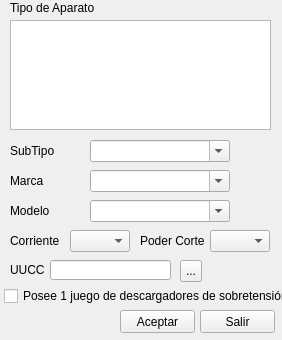
<?xml version="1.0" encoding="UTF-8"?>
<ui version="4.0">
 <class>Form</class>
 <widget class="QWidget" name="Form">
  <property name="windowModality">
   <enum>Qt::ApplicationModal</enum>
  </property>
  <property name="geometry">
   <rect>
    <x>0</x>
    <y>0</y>
    <width>282</width>
    <height>340</height>
   </rect>
  </property>
  <property name="windowTitle">
   <string>Elemento de Maniobra</string>
  </property>
  <property name="inputMethodHints">
   <set>Qt::ImhNone</set>
  </property>
  <widget class="QComboBox" name="cmbParametro1">
   <property name="geometry">
    <rect>
     <x>90</x>
     <y>140</y>
     <width>140</width>
     <height>22</height>
    </rect>
   </property>
   <property name="editable">
    <bool>true</bool>
   </property>
  </widget>
  <widget class="QLabel" name="lbl_parametro1">
   <property name="geometry">
    <rect>
     <x>10</x>
     <y>143</y>
     <width>80</width>
     <height>16</height>
    </rect>
   </property>
   <property name="text">
    <string>SubTipo</string>
   </property>
  </widget>
  <widget class="QLabel" name="label_4">
   <property name="geometry">
    <rect>
     <x>10</x>
     <y>0</y>
     <width>101</width>
     <height>16</height>
    </rect>
   </property>
   <property name="text">
    <string>Tipo de Aparato</string>
   </property>
  </widget>
  <widget class="QLabel" name="lbl_parametro2">
   <property name="geometry">
    <rect>
     <x>10</x>
     <y>173</y>
     <width>80</width>
     <height>16</height>
    </rect>
   </property>
   <property name="text">
    <string>Marca</string>
   </property>
  </widget>
  <widget class="QPushButton" name="cmdAceptar">
   <property name="geometry">
    <rect>
     <x>120</x>
     <y>310</y>
     <width>75</width>
     <height>23</height>
    </rect>
   </property>
   <property name="text">
    <string>Aceptar</string>
   </property>
   <property name="shortcut">
    <string>Return</string>
   </property>
   <property name="checkable">
    <bool>false</bool>
   </property>
  </widget>
  <widget class="QPushButton" name="cmdSalir">
   <property name="geometry">
    <rect>
     <x>200</x>
     <y>310</y>
     <width>75</width>
     <height>23</height>
    </rect>
   </property>
   <property name="text">
    <string>Salir</string>
   </property>
   <property name="shortcut">
    <string>Esc</string>
   </property>
  </widget>
  <widget class="QLabel" name="label_11">
   <property name="geometry">
    <rect>
     <x>10</x>
     <y>263</y>
     <width>47</width>
     <height>13</height>
    </rect>
   </property>
   <property name="text">
    <string>UUCC</string>
   </property>
  </widget>
  <widget class="QLineEdit" name="txtUUCC">
   <property name="geometry">
    <rect>
     <x>50</x>
     <y>260</y>
     <width>121</width>
     <height>20</height>
    </rect>
   </property>
   <property name="text">
    <string/>
   </property>
  </widget>
  <widget class="QToolButton" name="cmdUUCC">
   <property name="geometry">
    <rect>
     <x>180</x>
     <y>260</y>
     <width>22</width>
     <height>22</height>
    </rect>
   </property>
   <property name="text">
    <string>...</string>
   </property>
  </widget>
  <widget class="QCheckBox" name="chkDescargadores">
   <property name="geometry">
    <rect>
     <x>4</x>
     <y>286</y>
     <width>280</width>
     <height>20</height>
    </rect>
   </property>
   <property name="text">
    <string>Posee 1 juego de descargadores de sobretensión</string>
   </property>
  </widget>
  <widget class="QLabel" name="label_5">
   <property name="geometry">
    <rect>
     <x>10</x>
     <y>233</y>
     <width>80</width>
     <height>16</height>
    </rect>
   </property>
   <property name="text">
    <string>Corriente</string>
   </property>
  </widget>
  <widget class="QLabel" name="lbl_parametro3">
   <property name="geometry">
    <rect>
     <x>10</x>
     <y>203</y>
     <width>80</width>
     <height>16</height>
    </rect>
   </property>
   <property name="text">
    <string>Modelo</string>
   </property>
  </widget>
  <widget class="QListWidget" name="liwTipo">
   <property name="geometry">
    <rect>
     <x>10</x>
     <y>20</y>
     <width>261</width>
     <height>110</height>
    </rect>
   </property>
  </widget>
  <widget class="QLabel" name="label_8">
   <property name="geometry">
    <rect>
     <x>140</x>
     <y>233</y>
     <width>70</width>
     <height>16</height>
    </rect>
   </property>
   <property name="text">
    <string>Poder Corte</string>
   </property>
  </widget>
  <widget class="QComboBox" name="cmbParametro2">
   <property name="geometry">
    <rect>
     <x>90</x>
     <y>170</y>
     <width>140</width>
     <height>22</height>
    </rect>
   </property>
   <property name="editable">
    <bool>true</bool>
   </property>
  </widget>
  <widget class="QComboBox" name="cmbParametro3">
   <property name="geometry">
    <rect>
     <x>90</x>
     <y>200</y>
     <width>140</width>
     <height>22</height>
    </rect>
   </property>
   <property name="editable">
    <bool>true</bool>
   </property>
  </widget>
  <widget class="QComboBox" name="cmbCorriente">
   <property name="geometry">
    <rect>
     <x>70</x>
     <y>230</y>
     <width>60</width>
     <height>22</height>
    </rect>
   </property>
  </widget>
  <widget class="QComboBox" name="cmbPoderCorte">
   <property name="geometry">
    <rect>
     <x>210</x>
     <y>230</y>
     <width>60</width>
     <height>22</height>
    </rect>
   </property>
  </widget>
 </widget>
 <resources/>
 <connections/>
</ui>
